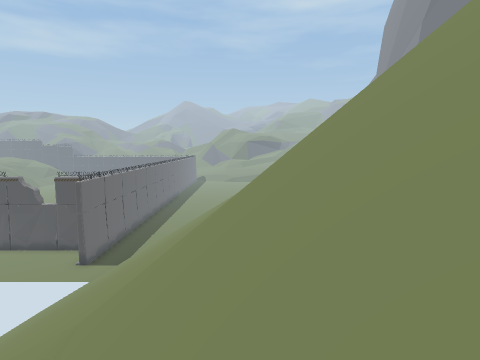
View 1 (above)

12 first-person views from a walk through a 3-D level made in the Unity game engine. The camera is 1.3 m above the floor, tilts 6° down and sees 75° across. The floor is counted in squares, 2 m on a side. Each view is taken from the middle of a square. On the plan, view 1 faces up. The plan holds only what a view shows up to about 10 squares ahead; the rest is blank. The place goes on beyond the plan. The player is left out.

View 2
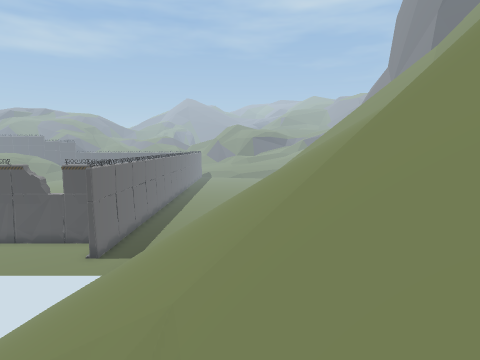

View 3
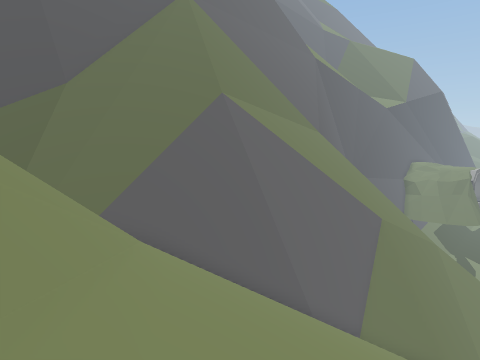

View 4
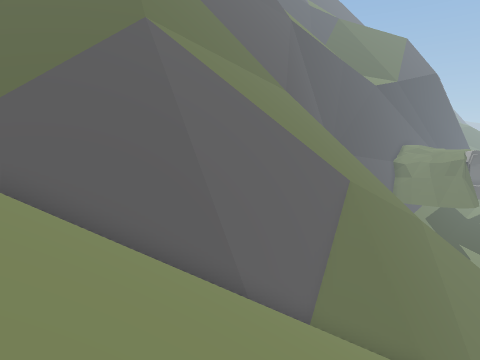

View 5
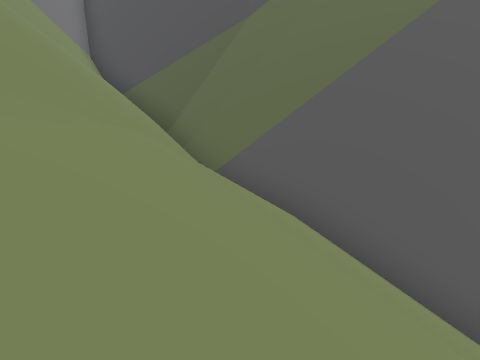

View 6
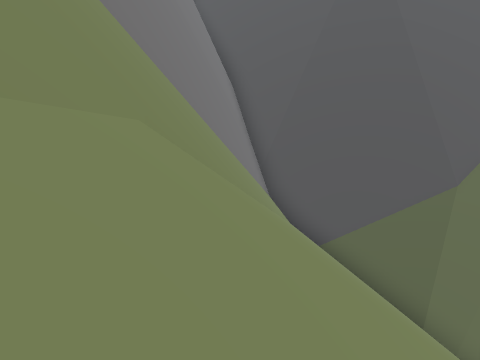

View 7
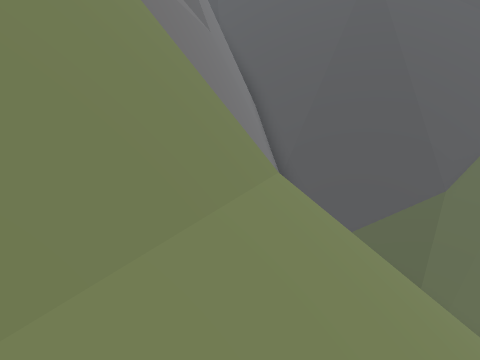

View 8
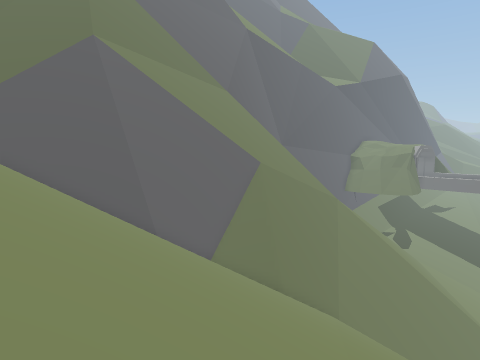

View 9
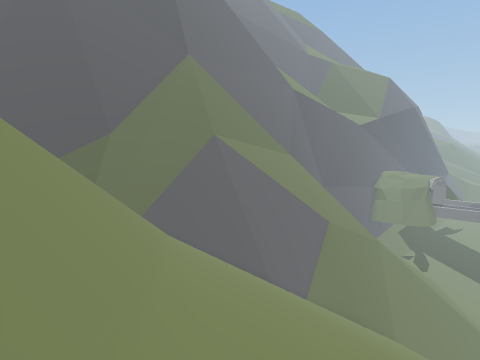

View 10
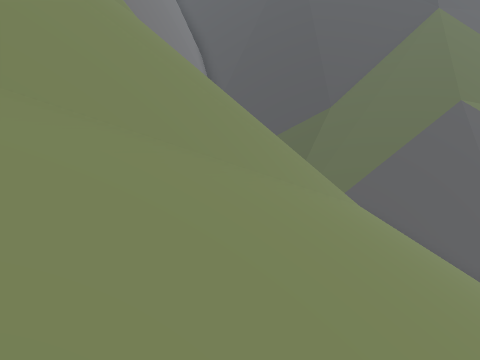

View 11
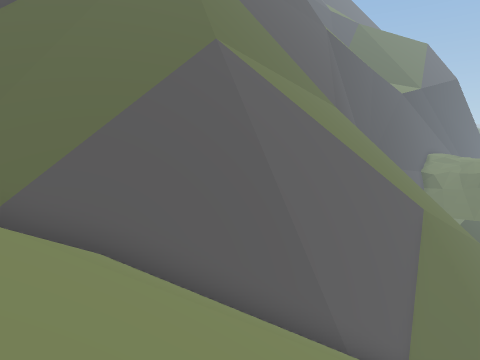

View 12
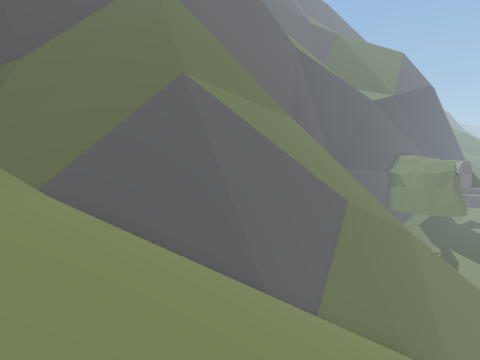

### Floor plan
Key: @ floor where view 1 was taken; # wall or solid block; / step, stairs or slope; = window, fence, low wall or low ledge; ^ raised ledge; v drop or lower ground.
Columns run from 12 left of view 1 to 6 right of it. Each row starts with its distance up from view 1.
 11          //////// =
 10     ////////////===
  9   /////////////== =
  8   /////////////=v
  7   ////////////=v//
  6 ##///////////==///^
  5 ###/////////==///##
  4 =///  //////=////##
  3 ///// ///////////#
  2 #^^###///////////^
  1      ###////////=^
  0        ##///@///^
 -1         ###/////^
 -2           ##////^
 -3           ^^#//#
 -4            ^^#/#
 -5             ^###

Where each view was taken, in squares from view 1:
view 1: 0 up, 0 right, facing up
view 2: 1 up, 1 left, facing up
view 3: 7 up, 1 right, facing down-left
view 4: 7 up, 2 left, facing down-left
view 5: 5 up, 2 left, facing down
view 6: 5 up, 4 right, facing down
view 7: 7 up, 5 right, facing down
view 8: 11 up, 2 left, facing down-left
view 9: 11 up, 4 right, facing down-left
view 10: 11 up, 2 right, facing down
view 11: 5 up, 1 left, facing down-left
view 12: 8 up, 0 right, facing down-left
